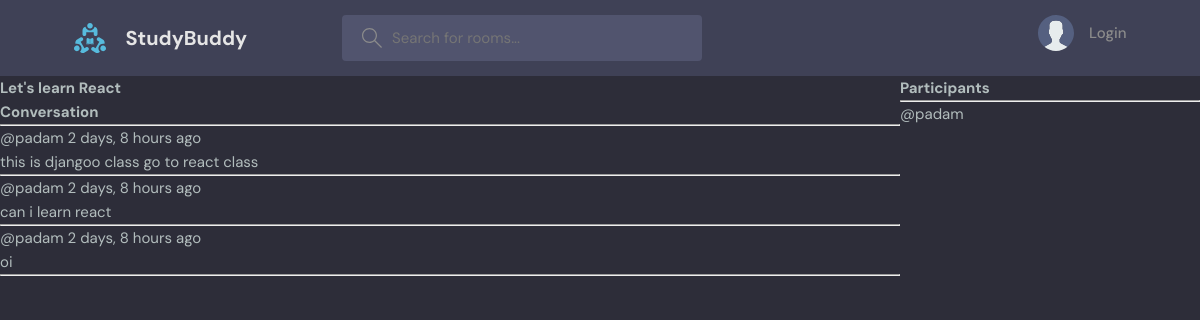
/room/3/, run on an earlier commit of the app's database.
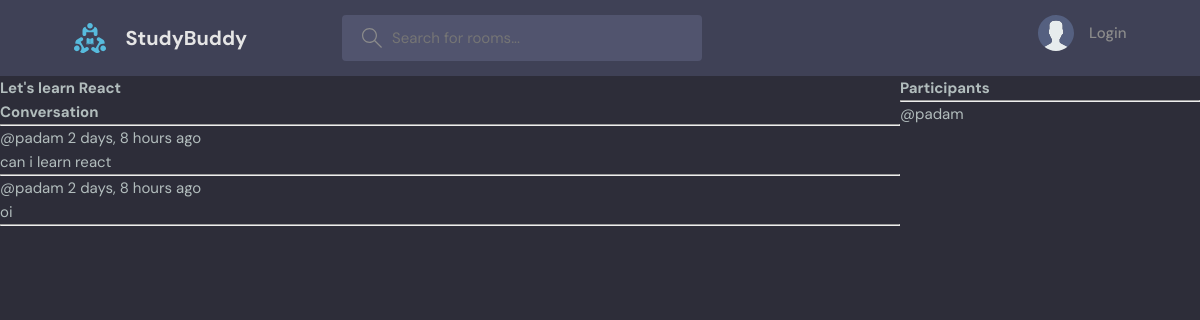
And on a later commit of the database.
### base/models.py (models this page shows, shortened)
class Message(models.Model):
    user = models.ForeignKey(User,on_delete = models.CASCADE)
    room = models.ForeignKey(Room,on_delete=models.CASCADE) #0n_delete= models.CASCADE =>means all the child messages will be deleted
    body= models.TextField()
    updated = models.DateField(auto_now = True)
    created = models.DateTimeField(auto_now_add = True)
    class Meta:
        ordering = ['-updated','-created']

### base/views.py (the view, shortened to what this page needs)
# urls.py: path('room/<str:pk>/',views.room,name="room"),
def room(request,pk):
    room = Room.objects.get(id=pk)
    room_message = room.message_set.all().order_by('-created')
    participants = room.participants.all()
    context = {
        'rooms': room,
        'room_messages':room_message,
        'participant':participants
        }
    return render(request,'base/room.html',context)

### base/templates/base/room.html (shortened to what this page needs)
{% extends 'main.html' %}
{% block content%}
<div class="room-container">
    <div>
            <h1>{{rooms.name}}</h1>
        <div class="comment-wrapper">
            <h3>Conversation</h3>
        <hr>
            {% for message in room_messages %}
            <div>
                <small>@{{message.user}}  {{message.created |timesince}} ago</small>
                <p>{{message.body}}</p>
                <hr>
            </div>
            {% endfor %}
        </div>
    </div>
    <div>
        <h3>Participants</h3>
        <hr>
        {% for users in participant %}
            <div>
                <p>@{{users.username}}</p>
            </div>
        {% endfor %}
    </div>
</div>
{% endblock content %}

What changed in the data, as far as the page shows it:
removed Message: user "padam", created "2 days, 8 hours", body "this is djangoo class go to react class"
